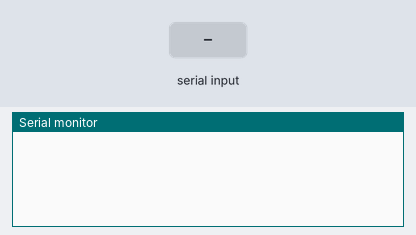
A sketch run on a simulated Arduino Uno, built with avr-gcc and run on an emulated ATmega328P. On the bench: the last lines printed to the serial monitor. The inputs (shaded band) are chosen by the test bench.

Above: at 1.2 s.
1.3 s: "90,45\n" received over Serial
At 1.46 s:
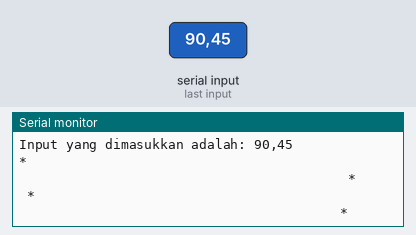
9.0 s: "30,150\n" received over Serial
At 11.4 s:
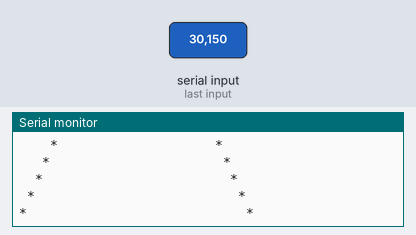
11.5 s: "0\n" received over Serial
At 12.5 s:
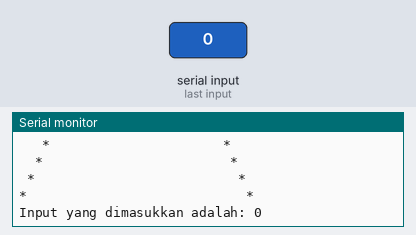
13.0 s: "5\n" received over Serial
At 13.6 s:
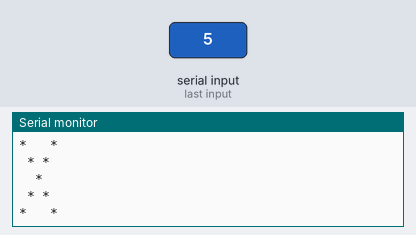
14.5 s: "90\n" received over Serial
At 14.74 s:
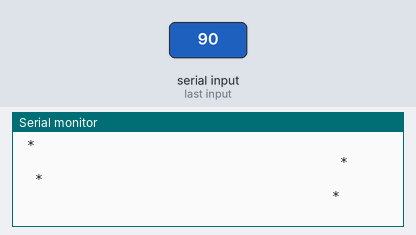

Measured:
- after the input at 1.3 s, the serial monitor: prints a new line at once (image 1)
- after the input at 9.0 s, the serial monitor: prints a new line after 0.97 s (image 2)
- after the input at 11.5 s, the serial monitor: prints a new line at once (image 3)
- after the input at 13.0 s, the serial monitor: prints a new line at once (image 4)
- after the input at 14.5 s, the serial monitor: prints a new line at once (image 5)

The sketch:

PengenalanPola.ino
```cpp
String readString; //Inisialisasi variabel readString yang mempunyai tipe data String
char c; //Inisialisasi variabel c yang mempunyai tipe data char
int x; //Inisialisasi variable x yang mempunyai tipe data integer
int i; //Inisialisasi variable i yang mempunyai tipe data integer
int j; //Inisialisasi variable j yang mempunyai tipe data integer

void setup()
{
  Serial.begin(9600); //Inisialisasi Serial Monitor dengan Baud Rate 9600
}

void loop()
{
  while (Serial.available())  //Apabila ada input maka fungsi dijalankan
  {
    delay(2); //delay agar byte yang di input masuk ke buffer dengan aman
    c = Serial.read(); // membaca input dari serial monitor berupa char
    readString += c; //membuat char dari input menjadi string
  }

  if (readString.length() >0) //Jika variabel readString mempunyai isi
  {
    Serial.print("Input yang dimasukkan adalah: "); //mencetak string "Input yang dimasukkan adalah: " ke serial monitor
    Serial.println(readString); //mencetak nilai dari readString ke serial monitor
    x = readString.toInt(); //Memasukan isi dari variabel readString yang tipe datanya diubah menjadi integer ke variabel x
    for (i=1;i<=x;i++) //untuk nilai i = 1 lakukan perulangan sampai bernilai x dengan syarat setiap perulangan nilai i ditambah 1
    {
        for(j=1;j<=x;j++) //untuk nilai i = 1 lakukan perulangan sampai bernilai x dengan syarat setiap perulangan nilai i ditambah 1
        {
            if((i==j)||(i+j)%(x+1)==0) //jika nilai i sama dengan nilai j ATAU nilai i ditambah nilai j di modulo nilai x ditambah 1 sama dengan 0
            {
            Serial.print("*"); //maka cetak *
            }
            else //selainnya
            {
            Serial.print(" "); //maka cetak spasi
            }
        }
          Serial.println(); //apabila nilai j sama dengan nilai input x maka cetak baris baru
    }
    readString=""; //mengosongkan isi dari variabel readString
    Serial.println(); //mencetak newline(baris baru) di serial monitor
  }
}
```
